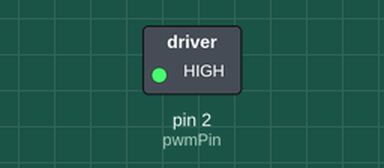
Recording of a sketch running on a simulated Arduino Uno, built with avr-gcc and run on an emulated ATmega328P. On the bench: switched loads named in the sketch (green lamp = pin HIGH).

Above: at 1.0 s.
At 3.0 s:
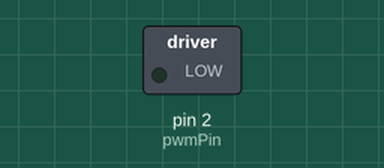
Timing chart, 0 to 5.2 s (numbered marks = the images above):
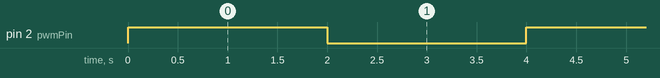

The sketch:

PWM_BlinkTest.ino
```cpp
// PWM_BlinkTest.ino
//
// Purpose: This basic program blinks
// between two different PWM-values.
// Used to test if motor-controlling works
//
// @author Prince Balabis

int pwmPin = 2;

void setup()
{
  pinMode(pwmPin, OUTPUT); // Setup pin as output
}

void loop()
{
  analogWrite(pwmPin, 255); // Set pwm to max
  delay(2000); // Hold max pwm for two seconds
  analogWrite(pwmPin, 100); // Set pwm to 100
  delay(2000); // Hold pwm 100 for two seconds
}
```

Measured:
- by itself, pin 2 (pwmPin): alternates HIGH for 2.0 s and LOW for 2.0 s
